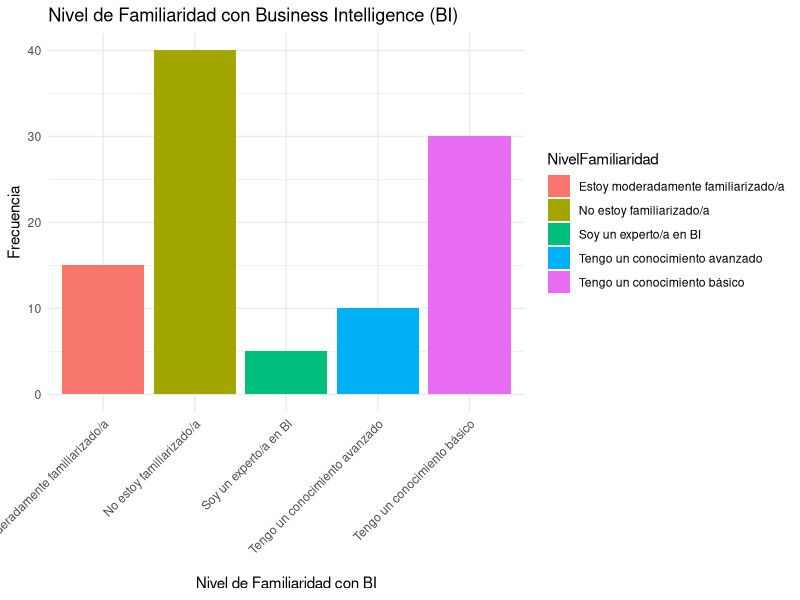
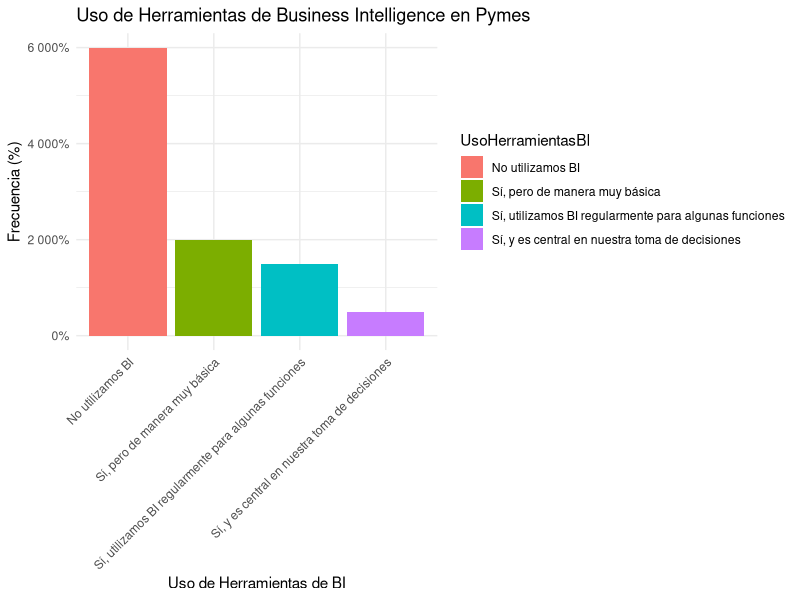
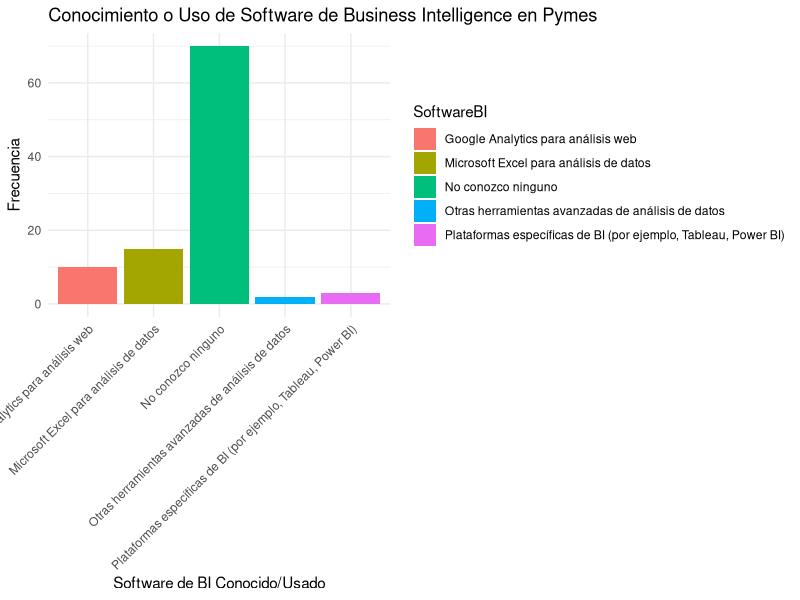
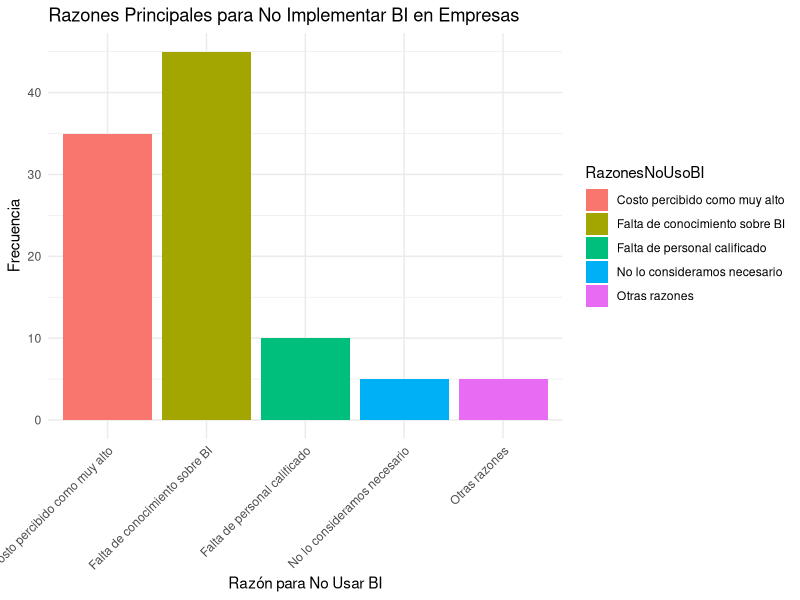
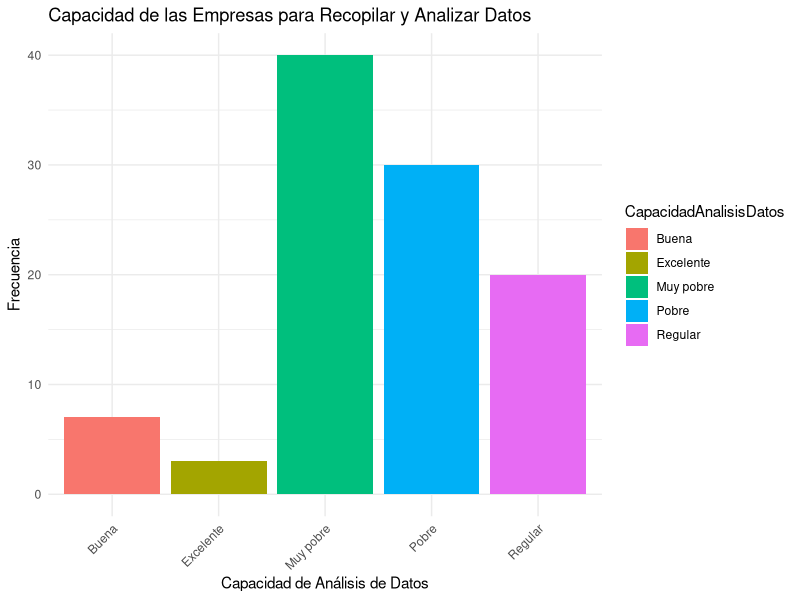
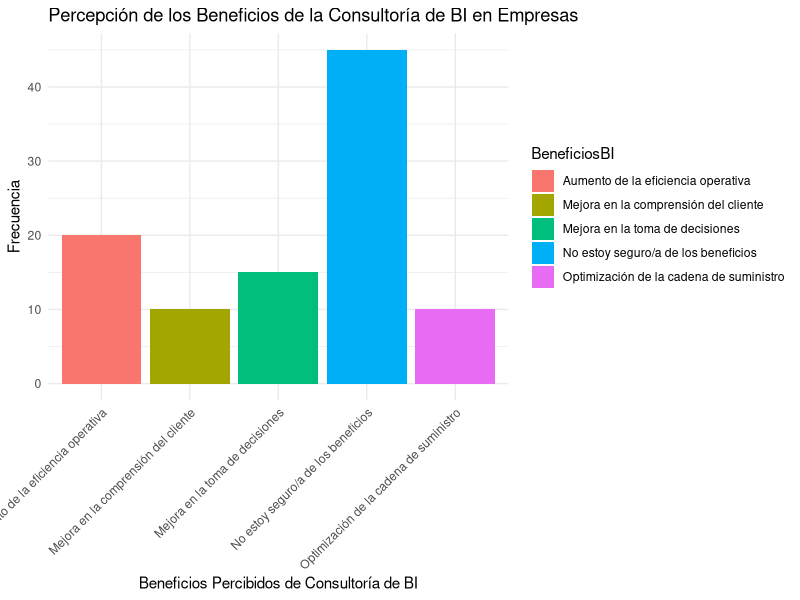
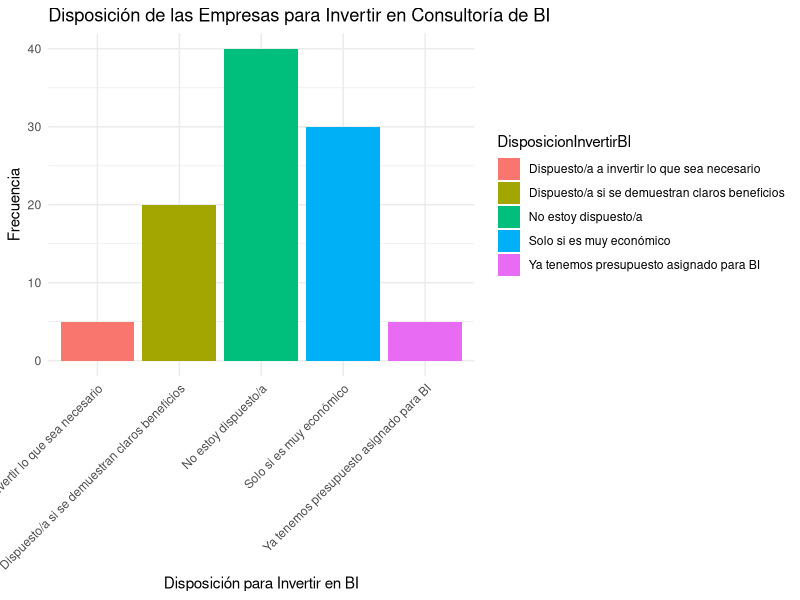
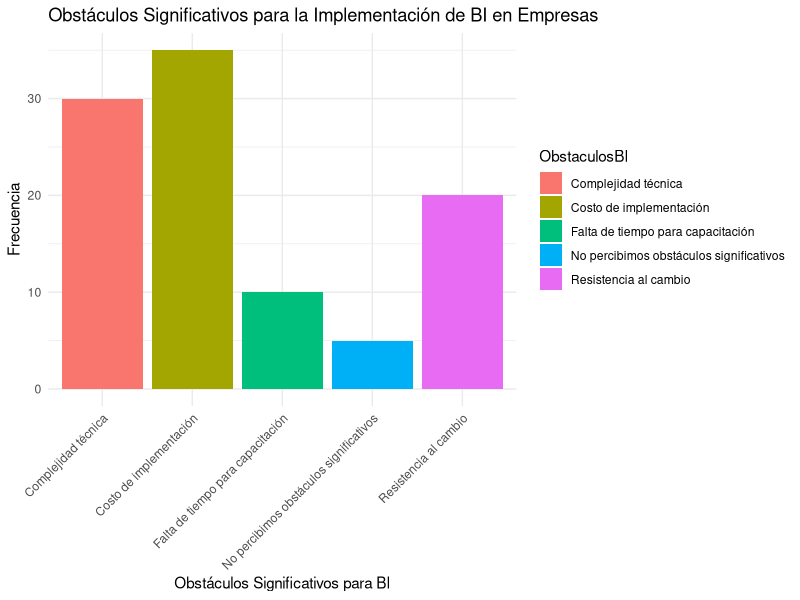

Recreate these plots in R, in order.
## ---- chunk 1
# Cargando la librería necesaria para el cálculo de la muestra
library(sampling)

# Número de empresas activas en la ciudad de Guayaquil
N <- 37000

# Nivel de confianza deseado para el estudio (expresado como porcentaje)
conf.level <- 0.95  # 95% de nivel de confianza

# Margen de error permitido en el estudio (expresado como porcentaje)
margin.error <- 0.05  # 5% de margen de error

# Proporción estimada de la respuesta (50% es un valor común para máxima variabilidad)
p <- 0.5  # Distribución de respuesta del 50%

# Z-score correspondiente al nivel de confianza deseado
z <- qnorm(1 - (1 - conf.level) / 2)  # Z-score para 95% de nivel de confianza

# Cálculo inicial del tamaño de la muestra sin ajustar para la población
n_0 <- (z^2 * p * (1 - p)) / (margin.error^2)

# Ajuste del tamaño de la muestra considerando la población total
tamaño_muestra <- n_0 / (1 + ((n_0 - 1) / N))

# Redondeando hacia arriba para obtener un número entero
tamaño_muestra <- ceiling(tamaño_muestra)

# Imprimiendo el resultado con una frase descriptiva
print(paste("El cálculo del tamaño de la muestra es:", tamaño_muestra))
## ---- chunk 2

# Se crea un data frame con la información de las parroquias, porcentajes de participación 
# y número de encuestas
datos_parroquias <- data.frame(
  Parroquias = c("Ayacucho", "Bolívar-Sagrario", "Carbo-Concepción", "Febres Cordero",
                 "García Moreno", "Letamendi", "9 de octubre", "Olmedo-San Alejo",
                 "Roca", "Rocafuerte", "Sucre", "Tarqui", "Urdaneta", "Ximena",
                 "Chongón", "Pascuales", "Total"),
  Participación = c(3.41, 6.82, 6.30, 5.25, 5.25, 7.09, 7.09, 6.30, 6.82, 5.77,
                    8.14, 6.04, 4.99, 7.35, 5.25, 8.14, 100),
  Encuestas = c(13, 26, 24, 20, 20, 27, 27, 24, 26, 22, 31, 23, 19, 28, 20, 31, 381)
)

# Se utiliza la función kable del paquete knitr para generar una tabla en formato adecuado 
# para R Markdown
knitr::kable(datos_parroquias, caption = "Distribución de Encuestas por Parroquia")

## ---- chunk 3

# Se carga la librería knitr para utilizar la función kable en la creación de tablas
library(knitr)

# Se establece un data frame con las categorías de familiaridad con BI, la frecuencia y el porcentaje correspondiente
datos_familiaridad_bi <- data.frame(
  `Nivel de Familiaridad con BI` = c("No estoy familiarizado/a", "Tengo un conocimiento básico",
                                     "Estoy moderadamente familiarizado/a", "Tengo un conocimiento avanzado",
                                     "Soy un experto/a en BI", "Total"),
  Frecuencia = c(40, 30, 15, 10, 5, 100),
  Porcentaje = c("40.0%", "30.0%", "15.0%", "10.0%", "5.0%", "100.0%")
)

# Se utiliza la función kable para presentar los datos en una tabla formateada para R Markdown
knitr::kable(datos_familiaridad_bi, caption = "Niveles de Familiaridad con BI")
## ---- chunk 4

# Cargar la librería ggplot2 para gráficas
library(ggplot2)

# Crear un data frame con los datos 
nivel_familiaridad <- c("No estoy familiarizado/a", "Tengo un conocimiento básico",
                        "Estoy moderadamente familiarizado/a", "Tengo un conocimiento avanzado",
                        "Soy un experto/a en BI")
frecuencia <- c(40, 30, 15, 10, 5)
porcentaje <- c(40, 30, 15, 10, 5)

df_survey <- data.frame(NivelFamiliaridad = nivel_familiaridad, Frecuencia = frecuencia, Porcentaje = porcentaje)

# Crear la gráfica de barras
ggplot(data = df_survey, aes(x = NivelFamiliaridad, y = Frecuencia, fill = NivelFamiliaridad)) +
  geom_bar(stat = "identity") +
  theme_minimal() +
  labs(title = "Nivel de Familiaridad con Business Intelligence (BI)",
       x = "Nivel de Familiaridad con BI",
       y = "Frecuencia") +
  theme(axis.text.x = element_text(angle = 45, hjust = 1)) # Ajustar el texto del eje x

# Mostrar la gráfica
ggsave("BI_familiarity_level.png", width = 10, height = 6, dpi = 300)

## ---- chunk 5
# Se carga la librería knitr, que contiene la función kable para la generación de tablas
library(knitr)

# Creación de un data frame que contiene el uso de herramientas de BI, junto con su frecuencia y porcentaje
datos_uso_bi <- data.frame(
  `Uso de Herramientas de BI` = c("No utilizamos BI", "Sí, pero de manera muy básica",
                                  "Sí, utilizamos BI regularmente para algunas funciones",
                                  "Sí, y es central en nuestra toma de decisiones", "Total"),
  Frecuencia = c(60, 20, 15, 5, 100),
  Porcentaje = c("60.0%", "20.0%", "15.0%", "5.0%", "100.0%")
)

# Se aplica la función kable para convertir el data frame en una tabla estilizada y lista para ser incluida en el documento
knitr::kable(datos_uso_bi, caption = "Uso de Herramientas de BI")
## ---- chunk 6

# Asegurar de tener ggplot2 cargado para ejecutar este código
if(!require(ggplot2)) install.packages("ggplot2")
library(ggplot2)

# Datos sobre el uso de herramientas de BI
uso_herramientas_bi <- c("No utilizamos BI", "Sí, pero de manera muy básica", 
                         "Sí, utilizamos BI regularmente para algunas funciones", 
                         "Sí, y es central en nuestra toma de decisiones")
frecuencia <- c(60, 20, 15, 5)
porcentaje <- c(60, 20, 15, 5)

df_uso_bi <- data.frame(UsoHerramientasBI = uso_herramientas_bi, Frecuencia = frecuencia, Porcentaje = porcentaje)

# Crear la gráfica de barras
ggplot(df_uso_bi, aes(x = UsoHerramientasBI, y = Frecuencia, fill = UsoHerramientasBI)) +
  geom_bar(stat = "identity") +
  scale_y_continuous(labels = scales::percent_format()) +
  theme_minimal() +
  labs(title = "Uso de Herramientas de Business Intelligence en Pymes",
       x = "Uso de Herramientas de BI",
       y = "Frecuencia (%)") +
  theme(axis.text.x = element_text(angle = 45, hjust = 1)) # Ajustar el texto del eje x para mejorar la legibilidad

## ---- chunk 7

# Carga de la librería knitr, que se utiliza para la creación de tablas con la función kable
library(knitr)

# Se crea un data frame con la información proporcionada sobre el software de BI conocido o utilizado y sus correspondientes frecuencias y porcentajes
software_bi <- data.frame(
  `Software de BI Conocido/Usado` = c("No conozco ninguno", "Microsoft Excel para análisis de datos",
                                      "Google Analytics para análisis web",
                                      "Plataformas específicas de BI (por ejemplo, Tableau, Power BI)",
                                      "Otras herramientas avanzadas de análisis de datos", "Total"),
  Frecuencia = c(70, 15, 10, 3, 2, 100),
  Porcentaje = c("70.0%", "15.0%", "10.0%", "3.0%", "2.0%", "100.0%")
)

# Utilización de la función kable para convertir el data frame en una tabla con el formato adecuado para R Markdown, incluyendo un título explicativo
knitr::kable(software_bi, caption = "Software de BI Conocido/Usado y su Frecuencia")

## ---- chunk 8

# Asegúrate de tener ggplot2 cargado para ejecutar este código
if(!require(ggplot2)) install.packages("ggplot2")
library(ggplot2)

# Datos sobre el conocimiento o uso de software de BI
software_bi <- c("No conozco ninguno", 
                 "Microsoft Excel para análisis de datos", 
                 "Google Analytics para análisis web", 
                 "Plataformas específicas de BI (por ejemplo, Tableau, Power BI)", 
                 "Otras herramientas avanzadas de análisis de datos")
frecuencia <- c(70, 15, 10, 3, 2)
porcentaje <- c(70, 15, 10, 3, 2)

df_software_bi <- data.frame(SoftwareBI = software_bi, Frecuencia = frecuencia, Porcentaje = porcentaje)

# Crear la gráfica de barras
ggplot(df_software_bi, aes(x = SoftwareBI, y = Frecuencia, fill = SoftwareBI)) +
  geom_bar(stat = "identity") +
  theme_minimal() +
  labs(title = "Conocimiento o Uso de Software de Business Intelligence en Pymes",
       x = "Software de BI Conocido/Usado",
       y = "Frecuencia") +
  theme(axis.text.x = element_text(angle = 45, hjust = 1)) # Ajustar el texto del eje x para mejorar la legibilidad

## ---- chunk 9
# Carga de la librería knitr para la creación de tablas con kable
library(knitr)

# Se establece un data frame con las razones por las que no se usa BI, junto con la frecuencia y el porcentaje de cada una
razones_no_uso_bi <- data.frame(
  `Razón para No Usar BI` = c("Falta de conocimiento sobre BI", "Costo percibido como muy alto",
                              "Falta de personal calificado", "No lo consideramos necesario",
                              "Otras razones", "Total"),
  Frecuencia = c(45, 35, 10, 5, 5, 100),
  Porcentaje = c("45.0%", "35.0%", "10.0%", "5.0%", "5.0%", "100.0%")
)

# Se usa la función kable para convertir el data frame en una tabla bien formateada para R Markdown
# Se añade un título a la tabla para explicar su contenido
knitr::kable(razones_no_uso_bi, caption = "Razones para No Usar BI")
## ---- chunk 10

# Asegúrate de tener ggplot2 cargado para ejecutar este código
if(!require(ggplot2)) install.packages("ggplot2")
library(ggplot2)

# Datos sobre las razones para no usar BI
razones_no_uso_bi <- c("Falta de conocimiento sobre BI", 
                       "Costo percibido como muy alto", 
                       "Falta de personal calificado", 
                       "No lo consideramos necesario", 
                       "Otras razones")
frecuencia <- c(45, 35, 10, 5, 5)
porcentaje <- c(45, 35, 10, 5, 5)

df_razones_no_bi <- data.frame(RazonesNoUsoBI = razones_no_uso_bi, Frecuencia = frecuencia, Porcentaje = porcentaje)

# Crear la gráfica de barras
ggplot(df_razones_no_bi, aes(x = RazonesNoUsoBI, y = Frecuencia, fill = RazonesNoUsoBI)) +
  geom_bar(stat = "identity") +
  theme_minimal() +
  labs(title = "Razones Principales para No Implementar BI en Empresas",
       x = "Razón para No Usar BI",
       y = "Frecuencia") +
  theme(axis.text.x = element_text(angle = 45, hjust = 1)) # Ajustar el texto del eje x para mejorar la legibilidad

## ---- chunk 11

# Importación de la librería knitr para usar la función kable, que permite crear tablas en R Markdown
library(knitr)

# Creación de un data frame que contiene la capacidad de análisis de datos, con las correspondientes frecuencias y porcentajes
capacidad_analisis_datos <- data.frame(
  `Capacidad de Análisis de Datos` = c("Muy pobre", "Pobre", "Regular", "Buena", "Excelente", "Total"),
  Frecuencia = c(40, 30, 20, 7, 3, 100),
  Porcentaje = c("40.0%", "30.0%", "20.0%", "7.0%", "3.0%", "100.0%")
)

# Aplicación de la función kable para convertir el data frame en una tabla estilizada
# Se añade un título a la tabla que describe su contenido
knitr::kable(capacidad_analisis_datos, caption = "Capacidad de Análisis de Datos en las Organizaciones")

## ---- chunk 12

# Asegúrate de tener ggplot2 cargado para ejecutar este código
if(!require(ggplot2)) install.packages("ggplot2")
library(ggplot2)

# Datos sobre la capacidad de análisis de datos
capacidad_analisis_datos <- c("Muy pobre", "Pobre", "Regular", "Buena", "Excelente")
frecuencia <- c(40, 30, 20, 7, 3)
porcentaje <- c(40, 30, 20, 7, 3)

df_capacidad_datos <- data.frame(CapacidadAnalisisDatos = capacidad_analisis_datos, Frecuencia = frecuencia, Porcentaje = porcentaje)

# Crear la gráfica de barras
ggplot(df_capacidad_datos, aes(x = CapacidadAnalisisDatos, y = Frecuencia, fill = CapacidadAnalisisDatos)) +
  geom_bar(stat = "identity") +
  theme_minimal() +
  labs(title = "Capacidad de las Empresas para Recopilar y Analizar Datos",
       x = "Capacidad de Análisis de Datos",
       y = "Frecuencia") +
  theme(axis.text.x = element_text(angle = 45, hjust = 1)) # Ajustar el texto del eje x para mejorar la legibilidad

## ---- chunk 13

# Se carga el paquete knitr para el uso de kable en la creación de tablas
library(knitr)

# Se define un data frame que representa los beneficios percibidos de la consultoría de BI con las frecuencias y porcentajes asociados
beneficios_bi <- data.frame(
  `Beneficios Percibidos de Consultoría de BI` = c("Mejora en la toma de decisiones", "Aumento de la eficiencia operativa",
                                                   "Mejora en la comprensión del cliente", "Optimización de la cadena de suministro",
                                                   "No estoy seguro/a de los beneficios", "Total"),
  Frecuencia = c(15, 20, 10, 10, 45, 100),
  Porcentaje = c("15.0%", "20.0%", "10.0%", "10.0%", "45.0%", "100.0%")
)

# Se emplea la función kable para formatear el data frame como una tabla en el documento R Markdown, añadiendo un encabezado descriptivo
knitr::kable(beneficios_bi, caption = "Beneficios Percibidos de Consultoría de BI")

## ---- chunk 14

# Asegúrate de tener ggplot2 cargado para ejecutar este código
if(!require(ggplot2)) install.packages("ggplot2")
library(ggplot2)

# Datos sobre los beneficios percibidos de la consultoría de BI
beneficios_bi <- c("Mejora en la toma de decisiones", 
                   "Aumento de la eficiencia operativa", 
                   "Mejora en la comprensión del cliente", 
                   "Optimización de la cadena de suministro", 
                   "No estoy seguro/a de los beneficios")
frecuencia <- c(15, 20, 10, 10, 45)
porcentaje <- c(15, 20, 10, 10, 45)

df_beneficios_bi <- data.frame(BeneficiosBI = beneficios_bi, Frecuencia = frecuencia, Porcentaje = porcentaje)

# Crear la gráfica de barras
ggplot(df_beneficios_bi, aes(x = BeneficiosBI, y = Frecuencia, fill = BeneficiosBI)) +
  geom_bar(stat = "identity") +
  theme_minimal() +
  labs(title = "Percepción de los Beneficios de la Consultoría de BI en Empresas",
       x = "Beneficios Percibidos de Consultoría de BI",
       y = "Frecuencia") +
  theme(axis.text.x = element_text(angle = 45, hjust = 1)) # Ajustar el texto del eje x para mejorar la legibilidad

## ---- chunk 15

# Carga de la librería knitr para la utilización de la función kable, que facilita la creación de tablas
library(knitr)

# Creación de un data frame que contiene los datos sobre la disposición para invertir en BI, con las frecuencias y porcentajes asociados
disposicion_inversion_bi <- data.frame(
  `Disposición para Invertir en BI` = c("No estoy dispuesto/a", "Solo si es muy económico",
                                        "Dispuesto/a si se demuestran claros beneficios",
                                        "Dispuesto/a a invertir lo que sea necesario",
                                        "Ya tenemos presupuesto asignado para BI", "Total"),
  Frecuencia = c(40, 30, 20, 5, 5, 100),
  Porcentaje = c("40.0%", "30.0%", "20.0%", "5.0%", "5.0%", "100.0%")
)

# Utilización de kable para formatear el data frame como una tabla en R Markdown, añadiendo un título explicativo a la tabla
knitr::kable(disposicion_inversion_bi, caption = "Disposición para Invertir en BI")

## ---- chunk 16

# Asegúrate de tener ggplot2 cargado para ejecutar este código
if(!require(ggplot2)) install.packages("ggplot2")
library(ggplot2)

# Datos sobre la disposición a invertir en BI
disposicion_invertir_bi <- c("No estoy dispuesto/a", 
                             "Solo si es muy económico", 
                             "Dispuesto/a si se demuestran claros beneficios", 
                             "Dispuesto/a a invertir lo que sea necesario", 
                             "Ya tenemos presupuesto asignado para BI")
frecuencia <- c(40, 30, 20, 5, 5)
porcentaje <- c(40, 30, 20, 5, 5)

df_disposicion_bi <- data.frame(DisposicionInvertirBI = disposicion_invertir_bi, Frecuencia = frecuencia, Porcentaje = porcentaje)

# Crear la gráfica de barras
ggplot(df_disposicion_bi, aes(x = DisposicionInvertirBI, y = Frecuencia, fill = DisposicionInvertirBI)) +
  geom_bar(stat = "identity") +
  theme_minimal() +
  labs(title = "Disposición de las Empresas para Invertir en Consultoría de BI",
       x = "Disposición para Invertir en BI",
       y = "Frecuencia") +
  theme(axis.text.x = element_text(angle = 45, hjust = 1)) # Ajustar el texto del eje x para mejorar la legibilidad

## ---- chunk 17

# Se carga el paquete knitr, necesario para la creación de tablas con la función kable
library(knitr)

# Creación de un data frame que detalla los obstáculos significativos para la implementación de BI, incluyendo frecuencias y porcentajes
obstaculos_bi <- data.frame(
  `Obstáculos Significativos para BI` = c("Costo de implementación", "Complejidad técnica", "Resistencia al cambio",
                                          "Falta de tiempo para capacitación", "No percibimos obstáculos significativos", "Total"),
  Frecuencia = c(35, 30, 20, 10, 5, 100),
  Porcentaje = c("35.0%", "30.0%", "20.0%", "10.0%", "5.0%", "100.0%")
)

# Utilización de la función kable para formatear el data frame como una tabla en R Markdown, añadiendo un título descriptivo
knitr::kable(obstaculos_bi, caption = "Obstáculos Significativos para la Implementación de BI")

## ---- chunk 18

# Asegúrate de tener ggplot2 cargado para ejecutar este código
if(!require(ggplot2)) install.packages("ggplot2")
library(ggplot2)

# Datos sobre los obstáculos para implementar BI
obstaculos_bi <- c("Costo de implementación", "Complejidad técnica", 
                   "Resistencia al cambio", "Falta de tiempo para capacitación", 
                   "No percibimos obstáculos significativos")
frecuencia <- c(35, 30, 20, 10, 5)
porcentaje <- c(35, 30, 20, 10, 5)

df_obstaculos_bi <- data.frame(ObstaculosBI = obstaculos_bi, Frecuencia = frecuencia, Porcentaje = porcentaje)

# Crear la gráfica de barras
ggplot(df_obstaculos_bi, aes(x = ObstaculosBI, y = Frecuencia, fill = ObstaculosBI)) +
  geom_bar(stat = "identity") +
  theme_minimal() +
  labs(title = "Obstáculos Significativos para la Implementación de BI en Empresas",
       x = "Obstáculos Significativos para BI",
       y = "Frecuencia") +
  theme(axis.text.x = element_text(angle = 45, hjust = 1)) # Ajustar el texto del eje x para mejorar la legibilidad

## ---- chunk 19

# Carga del paquete knitr para la utilización de la función kable, útil para crear tablas en R Markdown
library(knitr)

# Creación de un data frame que contiene los obstáculos significativos para la implementación de BI, junto con las frecuencias y porcentajes
obstaculos_bi <- data.frame(
  `Obstáculos Significativos para BI` = c("Costo de implementación", "Complejidad técnica", "Resistencia al cambio",
                                          "Falta de tiempo para capacitación", "No percibimos obstáculos significativos", "Total"),
  Frecuencia = c(35, 30, 20, 10, 5, 100),
  Porcentaje = c("35.0%", "30.0%", "20.0%", "10.0%", "5.0%", "100.0%")
)

# Se emplea la función kable para convertir el data frame en una tabla bien formateada para R Markdown, incluyendo un título
knitr::kable(obstaculos_bi, caption = "Obstáculos Significativos para la Implementación de BI")

## ---- chunk 20

# Asegúrate de tener ggplot2 cargado para ejecutar este código
library(ggplot2)

# Datos sobre los tipos de consultoría de BI considerados más útiles
tipos_consultoria_bi <- c("Formación y capacitación en BI", 
                          "Consultoría para selección e implementación de herramientas de BI", 
                          "Servicios de análisis y reporte de datos", 
                          "Consultoría estratégica basada en datos", 
                          "No estoy seguro/a de lo que necesitamos")
frecuencia <- c(20, 15, 15, 10, 40)
porcentaje <- c(20, 15, 15, 10, 40)

df_tipos_consultoria_bi <- data.frame(TiposConsultoriaBI = tipos_consultoria_bi, Frecuencia = frecuencia, Porcentaje = porcentaje)

# Crear la gráfica de barras
ggplot(df_tipos_consultoria_bi, aes(x = TiposConsultoriaBI, y = Frecuencia, fill = TiposConsultoriaBI)) +
  geom_bar(stat = "identity") +
  theme_minimal() +
  labs(title = "Tipos de Consultoría de BI Considerados Más Útiles por las Empresas",
       x = "Tipo de Consultoría de BI",
       y = "Frecuencia") +
  theme(axis.text.x = element_text(angle = 45, hjust = 1)) # Ajustar el texto del eje x para mejorar la legibilidad

## ---- chunk 21

# Importación de la librería knitr, utilizada para la creación de tablas con la función kable
library(knitr)

# Se define un data frame que contiene información sobre la disposición a pagar por servicios de BI, incluyendo frecuencias y porcentajes
disposicion_pago_bi <- data.frame(
  `Disposición a Pagar por BI` = c("Nada, no es una prioridad", "Hasta $100 al mes",
                                   "Entre $100 y $500 al mes", "Más de $500 al mes",
                                   "Depende del retorno de la inversión", "Total"),
  Frecuencia = c(45, 25, 15, 5, 10, 100),
  Porcentaje = c("45.0%", "25.0%", "15.0%", "5.0%", "10.0%", "100.0%")
)

# Aplicación de la función kable para transformar el data frame en una tabla estilizada para R Markdown, agregando un título explicativo
knitr::kable(disposicion_pago_bi, caption = "Disposición a Pagar por Servicios de BI")

## ---- chunk 22

# Asegúrate de tener ggplot2 cargado para ejecutar este código
if(!require(ggplot2)) install.packages("ggplot2")
library(ggplot2)

# Datos sobre la disposición a pagar por servicios de BI
disposicion_pagar_bi <- c("Nada, no es una prioridad", 
                          "Hasta $100 al mes", 
                          "Entre $100 y $500 al mes", 
                          "Más de $500 al mes", 
                          "Depende del retorno de la inversión")
frecuencia <- c(45, 25, 15, 5, 10)
porcentaje <- c(45, 25, 15, 5, 10)

df_disposicion_pagar_bi <- data.frame(DisposicionPagarBI = disposicion_pagar_bi, Frecuencia = frecuencia, Porcentaje = porcentaje)

# Crear la gráfica de barras
ggplot(df_disposicion_pagar_bi, aes(x = DisposicionPagarBI, y = Frecuencia, fill = DisposicionPagarBI)) +
  geom_bar(stat = "identity") +
  theme_minimal() +
  labs(title = "Disposición de las Empresas a Pagar por Servicios de Consultoría de BI",
       x = "Disposición a Pagar por BI",
       y = "Frecuencia") +
  theme(axis.text.x = element_text(angle = 45, hjust = 1)) # Ajustar el texto del eje x para mejorar la legibilidad
